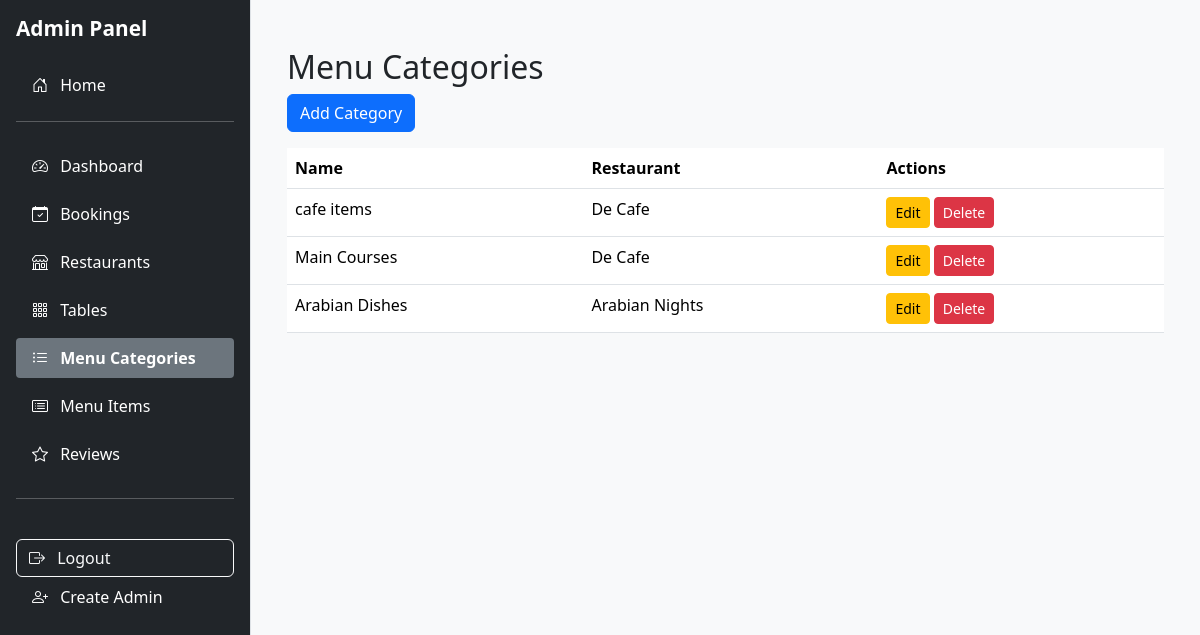
/adminpanel/categories/ (signed in), run on the app's committed database.
### restaurants/models.py (models this page shows, shortened)
class MenuCategory(models.Model):
    restaurant = models.ForeignKey(Restaurant, on_delete=models.CASCADE, related_name='categories')
    name = models.CharField(max_length=50)

class Restaurant(models.Model):
    name = models.CharField(max_length=120)
    address = models.CharField(max_length=255)
    city = models.CharField(max_length=80)
    description = models.TextField(blank=True)
    image = models.ImageField(upload_to='restaurants/', blank=True, null=True)
    opening_time = models.TimeField()
    closing_time = models.TimeField()

### adminpanel/views.py (the view)
# urls.py: path('categories/', views.category_list, name='category_list'),
@staff_required
def category_list(request):
    categories = MenuCategory.objects.all()
    return render(request, 'adminpanel/category_list.html', {'categories': categories})

### adminpanel/views.py (called while the page is built)
def staff_required(view_func):
    return user_passes_test(lambda u: u.is_staff)(view_func)

### adminpanel/templates/adminpanel/category_list.html (shortened to what this page needs)
{% extends "adminpanel/admin_base.html" %}
{% block content %}
<div class="container mt-4">
  <h2>Menu Categories</h2>
  <a href="{% url 'adminpanel:category_create' %}" class="btn btn-primary mb-3">Add Category</a>
  <table class="table table-hover">
    <thead>
      <tr>
        <th>Name</th>
        <th>Restaurant</th>
        <th>Actions</th>
      </tr>
    </thead>
    <tbody>
      {% for category in categories %}
      <tr>
        <td>{{ category.name }}</td>
        <td>{{ category.restaurant.name }}</td>
        <td>
          <a href="{% url 'adminpanel:category_edit' category.id %}" class="btn btn-sm btn-warning">Edit</a>
          <a href="{% url 'adminpanel:category_delete' category.id %}" class="btn btn-sm btn-danger">Delete</a>
        </td>
      </tr>
      {% empty %}
      <tr><td colspan="3">No categories found.</td></tr>
      {% endfor %}
    </tbody>
  </table>
</div>
{% endblock %}

### static/css/admin.css (style rules this page uses)
.table th { font-weight: 600; }

### data on the page
MenuCategory: name "cafe items", restaurant.name "De Cafe"
MenuCategory: name "Main Courses", restaurant.name "De Cafe"
MenuCategory: name "Arabian Dishes", restaurant.name "Arabian Nights"
